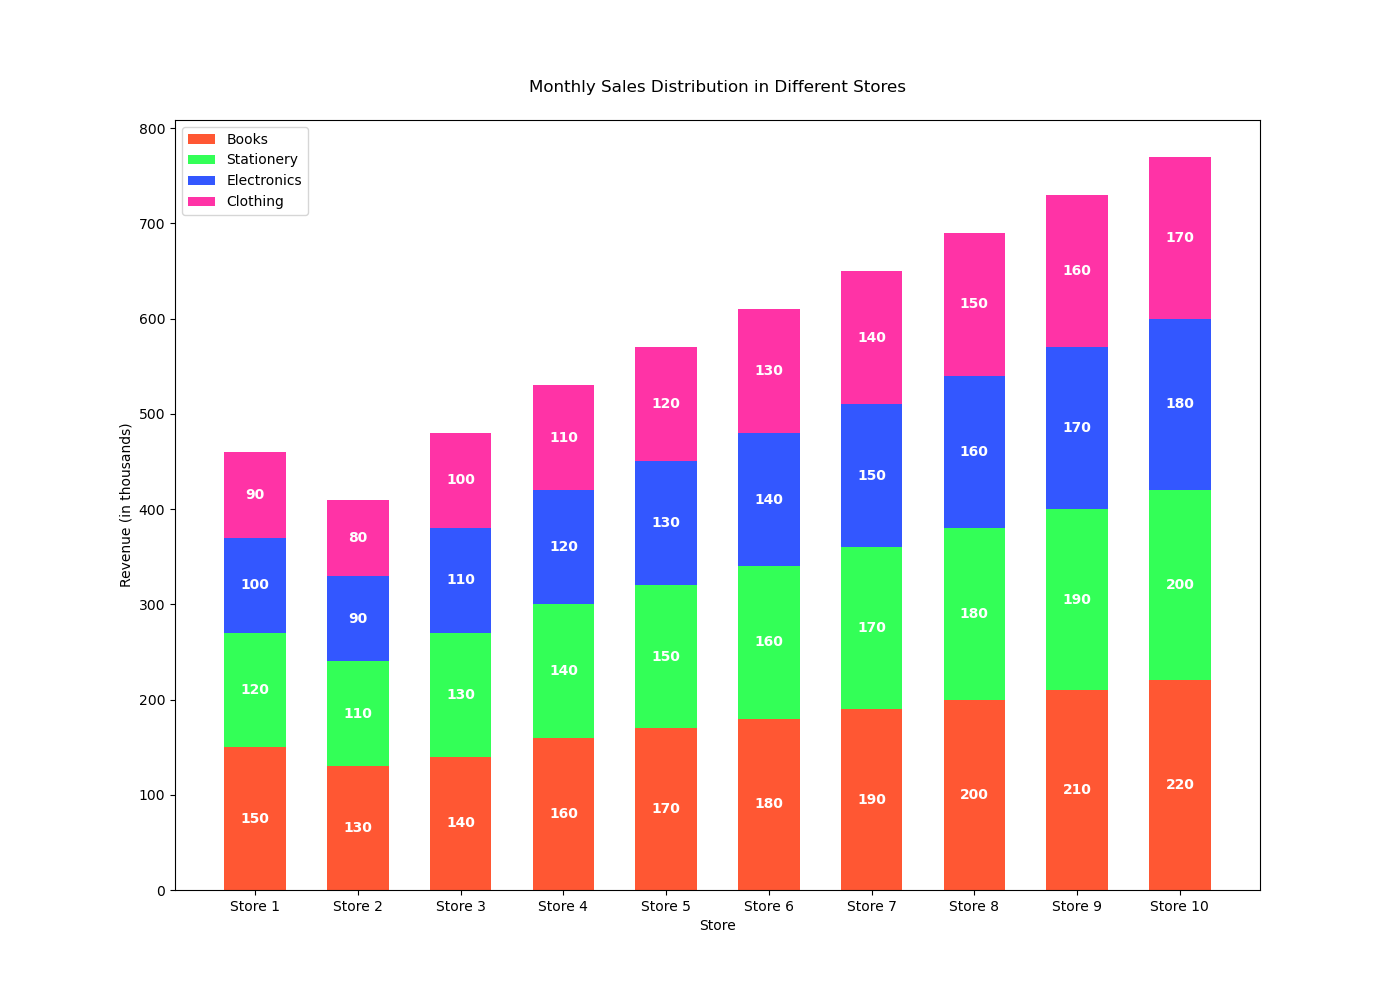

The script that drew this image:

import matplotlib.pyplot as plt
import numpy as np

# Data
categories = ['Store 1', 'Store 2', 'Store 3', 'Store 4', 'Store 5', 'Store 6', 'Store 7', 'Store 8', 'Store 9', 'Store 10']
books = [150, 130, 140, 160, 170, 180, 190, 200, 210, 220]
stationery = [120, 110, 130, 140, 150, 160, 170, 180, 190, 200]
electronics = [100, 90, 110, 120, 130, 140, 150, 160, 170, 180]
clothing = [90, 80, 100, 110, 120, 130, 140, 150, 160, 170]

bar_width = 0.6
fig, ax = plt.subplots(figsize=(14, 10))

# Location of bars on x-axis
ind = np.arange(len(categories))

# Stacked bar chart (vertical)
plt.bar(ind, books, width=bar_width, color='#FF5733')
plt.bar(ind, stationery, width=bar_width, bottom=books, color='#33FF57')
plt.bar(ind, electronics, width=bar_width, bottom=np.add(books, stationery), color='#3357FF')
plt.bar(ind, clothing, width=bar_width, bottom=np.add(books, np.add(stationery, electronics)), color='#FF33A6')

# Labels and Titles
ax.set_ylabel('Revenue (in thousands)')
ax.set_title('Monthly Sales Distribution in Different Stores', pad=20)
ax.set_xticks(ind)
ax.set_xticklabels(categories)
ax.set_xlabel('Store')

# Numerical Labels
for i in range(len(categories)):
    plt.text(i, books[i] / 2, str(books[i]), va='center', ha='center', color='white', fontweight='bold')
    plt.text(i, books[i] + stationery[i] / 2, str(stationery[i]), va='center', ha='center', color='white', fontweight='bold')
    plt.text(i, books[i] + stationery[i] + electronics[i] / 2, str(electronics[i]), va='center', ha='center', color='white', fontweight='bold')
    plt.text(i, books[i] + stationery[i] + electronics[i] + clothing[i] / 2, str(clothing[i]), va='center', ha='center', color='white', fontweight='bold')

# Legend
plt.legend(['Books', 'Stationery', 'Electronics', 'Clothing'], loc='upper left')

# Display the chart
plt.show()
